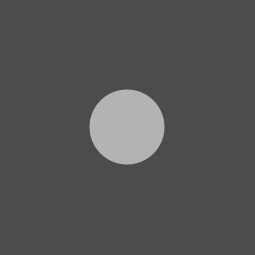
Frame 1 (no input)
Frame 60 (the mouse pressed at the canvas centre just before this capture): identical to frame 1, image omitted
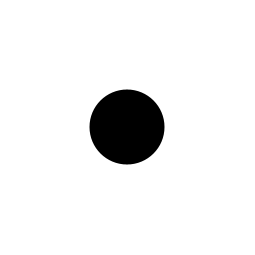
Frame 120 (the mouse held since frame 60 and released just before this capture)

The Processing sketch that drew these frames (run headless with seeded random() and noise(); from frame 60 on, the mouse is pressed at the canvas centre):

// Processing sketch: ColourChanger
// ── ColourChanger.pde
/**
 * Changing a colour based on the position of the mouse
 * Oct 9 2024
 */
 
final int CIRCLE_SIZE = 75;

//what are the things that change in the program? Colour
color circleColour;      //the distance
color backgroundColour;  //255 - circleColour

//did have a variable for distance as it is also changing, but not needed

void setup()
{
  size(255, 255);
  noStroke();
  
  circleColour = 255;
  backgroundColour = 0;
}

void draw()
{
  //one colour is the distance, one colour is the inverse (255 - d)
  circleColour = (int)dist(mouseX, mouseY, width/2, height/2);
  backgroundColour = 255 - circleColour;
  
  background(backgroundColour);
  
  fill(circleColour);
  circle(width/2, height/2, CIRCLE_SIZE);
  
}
